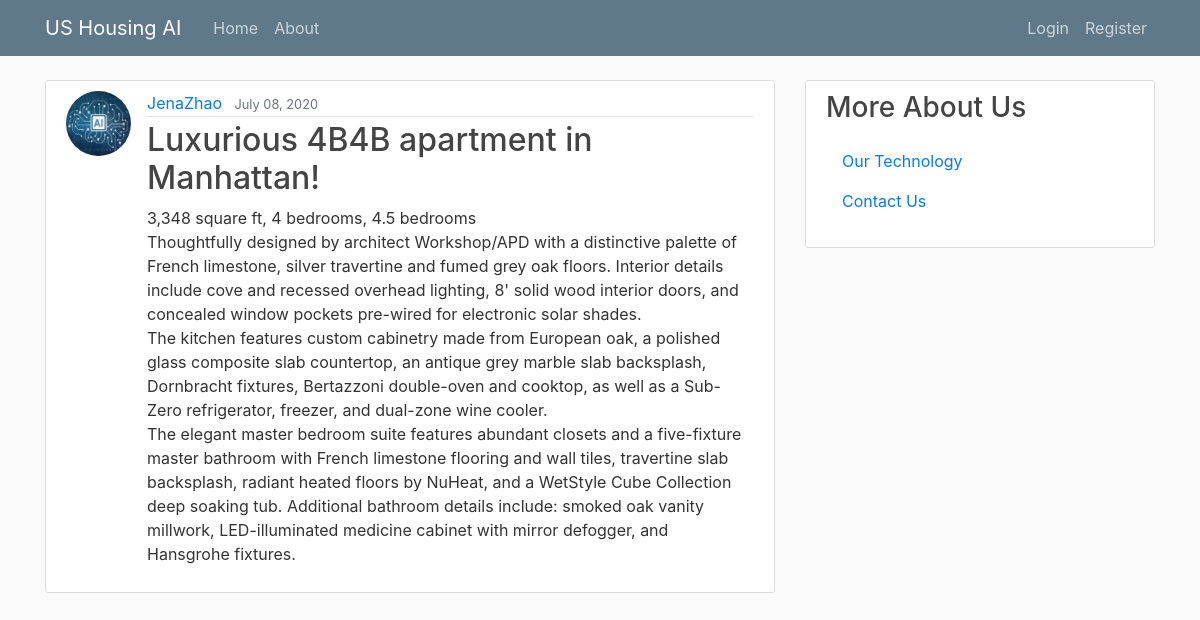
The app's page /post/4/ with its own data.
### housing/models.py (models this page shows, shortened)
class Post(models.Model):
    title = models.CharField(max_length=100)
    content = models.TextField()
    date_posted = models.DateTimeField(default=timezone.now)
    price = models.CharField(max_length=20)
    image1 = models.ImageField(upload_to='housing_pics', blank = True)
    image2 = models.ImageField(upload_to='housing_pics', blank = True)
    image3 = models.ImageField(upload_to='housing_pics', blank = True)
    image4 = models.ImageField(upload_to='housing_pics', blank = True)
    image5 = models.ImageField(upload_to='housing_pics', blank = True)
    author = models.ForeignKey(User, on_delete=models.CASCADE)

### users/models.py (models this page shows, shortened)
class Profile(models.Model):
    user = models.OneToOneField(User, on_delete=models.CASCADE)
    image = models.ImageField(default='profile_pics/default.jpg', upload_to='profile_pics')

### housing/views.py (the view)
# urls.py: path('post/<int:pk>/', PostDetailView.as_view(), name='post-detail'),
class PostDetailView(DetailView):
    model = Post

### housing/templates/housing/post_detail.html (shortened to what this page needs)
{% extends "housing/base.html" %}
{% block content %}
  <article class="media content-section">
    <img class="rounded-circle article-img" src="{{ object.author.profile.image.url }}">
    <div class="media-body">
      <div class="article-metadata">
        <a class="mr-2" href="#">{{ object.author }}</a>
        <small class="text-muted">{{ object.date_posted|date:"F d, Y" }}</small>
      </div>
      <h2 class="article-title">{{ object.title }}</h2>
      <p class="article-content">{{ object.content }}</p>
    </div>
  </article>
{% endblock content %}

### housing/static/housing/main.css (style rules this page uses)
body { background: #fafafa; color: #333333; margin-top: 5rem; }
h1, h2, h3, h4, h5, h6 { color: #444444; }
.content-section { background: #ffffff; padding: 10px 20px; border: 1px solid #dddddd; border-radius: 3px; margin-bottom: 20px; }
.article-title { color: #444444; }
.article-content { white-space: pre-line; }
.article-img { height: 65px; width: 65px; margin-right: 16px; }
.article-metadata { padding-bottom: 1px; margin-bottom: 4px; border-bottom: 1px solid #e3e3e3 }

### records on screen
Post: author.profile.image (placeholder picture), author "JenaZhao", date_posted "July 08, 2020", title "Luxurious 4B4B apartment in Manhattan!", content "3,348 square ft, 4 bedrooms, 4.5 bedrooms Thoughtfully designed by architect Workshop/APD with a distinctive palette of French limestone, silver travertine and fumed grey oak floors. Interior details include cove and recessed overhead lighting, 8' solid wood interior doors, and concealed window pockets pre-wired for electronic solar shades. The kitchen features custom cabinetry made from European oak, a polished glass composite slab countertop, an antique grey marble slab backsplash, Dornbracht fixtures, Bertazzoni double-oven and cooktop, as well as a Sub-Zero refrigerator, freezer, and dual-zone wine cooler. The elegant master bedroom suite features abundant closets and a five-fixture…"
